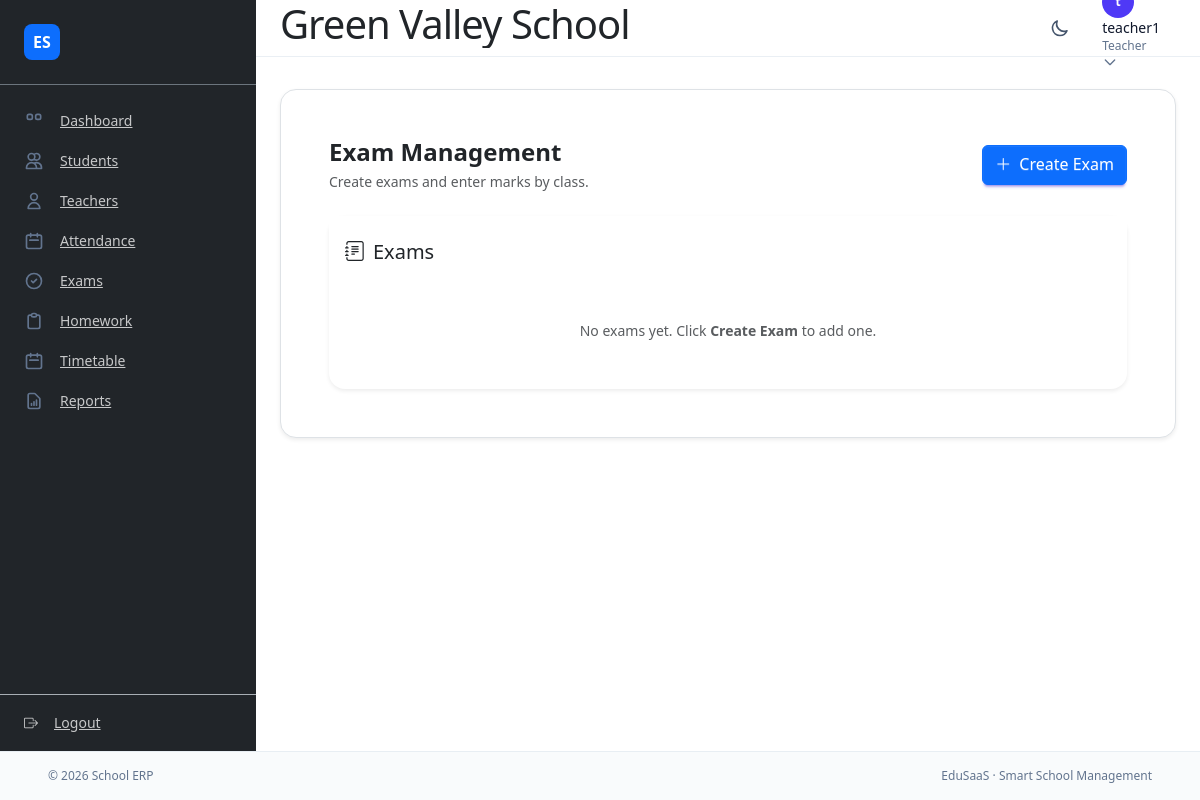
/teacher/exams/ (signed in), run on an earlier commit of the app's database.
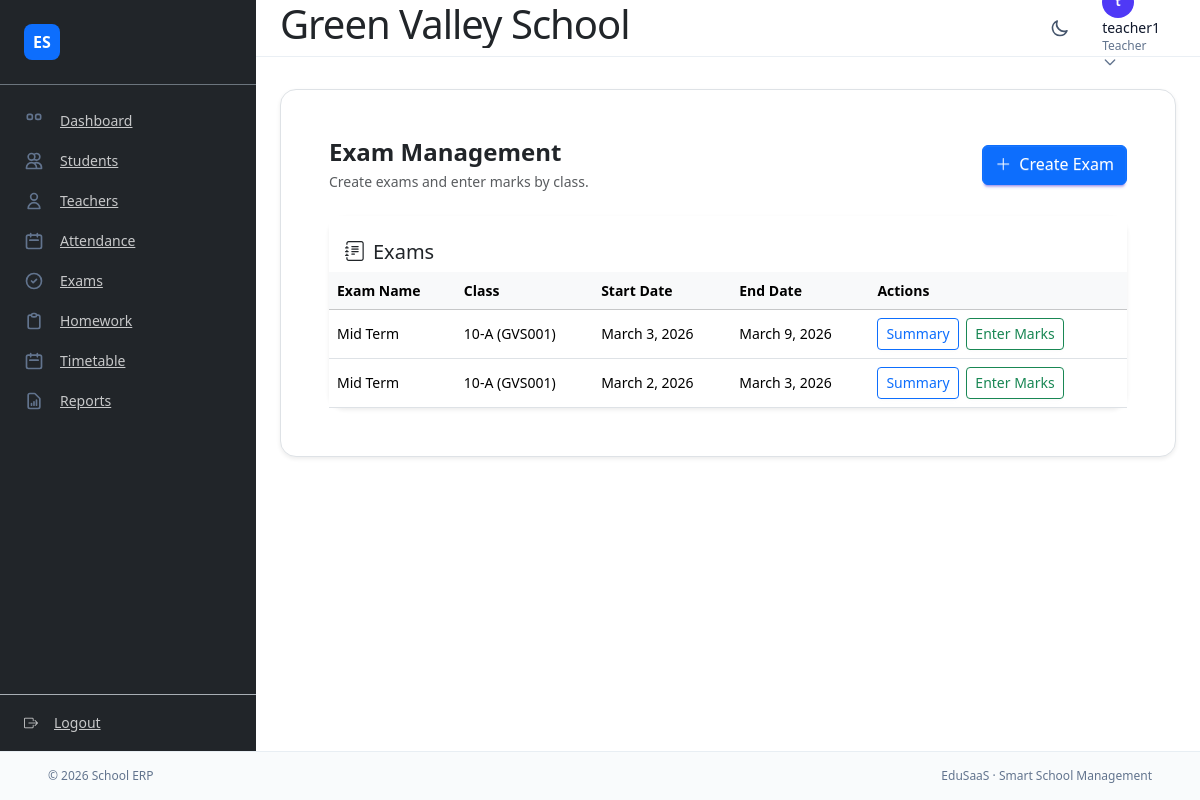
And on a later commit of the database.
### apps/accounts/models.py (models this page shows, shortened)
class User(AbstractUser):
    class Roles(models.TextChoices):
        SUPERADMIN = "SUPERADMIN", "Super admin"
        ADMIN = "ADMIN", "School admin"
        TEACHER = "TEACHER", "Teacher"
        STUDENT = "STUDENT", "Student"
    role = models.CharField(
        max_length=20,
        choices=Roles.choices,
        default=Roles.STUDENT,
    )
    school = models.ForeignKey(
        "core.School",
        on_delete=models.SET_NULL,
        null=True,
        blank=True,
        related_name="users",
        db_index=True,
    )
    phone_number = models.CharField(
        max_length=20,
        blank=True,
        help_text="Optional contact phone number.",
    )

### apps/core/models.py (models this page shows, shortened)
class Exam(models.Model):
    name = models.CharField(max_length=100)
    classroom = models.ForeignKey(
        ClassRoom,
        on_delete=models.CASCADE,
        related_name="exams",
    )
    school = models.ForeignKey(
        School,
        on_delete=models.CASCADE,
        related_name="exams",
    )
    start_date = models.DateField()
    end_date = models.DateField()

class ClassRoom(models.Model):
    name = models.CharField(max_length=50, db_index=True)  # e.g. "Grade 1", "Grade 10"
    section = models.CharField(max_length=10, blank=True)  # Legacy: backward compat
    description = models.TextField(blank=True)
    capacity = models.PositiveIntegerField(null=True, blank=True)
    academic_year = models.ForeignKey(
        "AcademicYear",
        on_delete=models.CASCADE,
        related_name="classrooms",
        null=True,
        blank=True,
    )
    school = models.ForeignKey(
        School,
        on_delete=models.CASCADE,
        related_name="classrooms",
    )
    class Meta:
        unique_together = ("name", "section", "school")
        constraints = [
            models.UniqueConstraint(
                fields=["name", "academic_year", "school"],
                condition=Q(academic_year__isnull=False),
                name="unique_classroom_name_per_academic_year",
            ),
        ]
        ordering = ["academic_year", "name"]
    def __str__(self) -> str:
        if self.section:
            return f"{self.name}-{self.section} ({self.school.code})"
        return f"{self.name} ({self.school.code})"

class School(models.Model):
    name = models.CharField(max_length=255)
    code = models.CharField(max_length=50, unique=True)
    address = models.TextField(blank=True)
    logo = models.ImageField(upload_to="school_logos/", null=True, blank=True)
    created_at = models.DateTimeField(auto_now_add=True)

### apps/core/views.py (the view)
# urls.py: path("teacher/exams/", views.teacher_exams, name="teacher_exams"),
@teacher_required
def teacher_exams(request):
    school = request.user.school
    if not school:
        messages.warning(request, "Invalid setup.")
        return redirect("core:teacher_dashboard")
    exam_objs = list(
        Exam.objects.filter(school=school)
        .select_related("classroom")
        .order_by("-start_date")
    )
    return render(request, "core/teacher/exams.html", {
        "exams": exam_objs,
    })

### templates/core/teacher/exams.html (shortened to what this page needs)
{% extends "base.html" %}
{% block content %}
<div class="container-fluid px-0">
  <div class="d-flex justify-content-between align-items-center flex-wrap gap-2 mb-4">
    <div>
      <h1 class="h4 fw-bold mb-1">Exam Management</h1>
      <p class="text-muted small mb-0">Create exams and enter marks by class.</p>
    </div>
    <a href="{% url 'core:teacher_exam_create' %}" class="btn btn-primary">
      <i class="bi bi-plus-lg me-1"></i> Create Exam
    </a>
  </div>
  <div class="card border-0 shadow-sm rounded-4">
    <div class="card-header bg-white border-0 pt-4">
      <h5 class="mb-0"><i class="bi bi-journal-text me-2"></i>Exams</h5>
    </div>
    <div class="card-body p-0">
      {% if exams %}
      <div class="table-responsive">
        <table class="table table-hover align-middle mb-0">
          <thead class="table-light">
            <tr>
              <th>Exam Name</th>
              <th>Class</th>
              <th>Start Date</th>
              <th>End Date</th>
              <th>Actions</th>
            </tr>
          </thead>
          <tbody>
            {% for e in exams %}
            <tr>
              <td>{{ e.name }}</td>
              <td>{{ e.classroom }}</td>
              <td>{{ e.start_date }}</td>
              <td>{{ e.end_date }}</td>
              <td>
                <a href="{% url 'core:teacher_exam_summary' e.id %}" class="btn btn-sm btn-outline-primary me-1">Summary</a>
                <a href="{% url 'core:teacher_exam_enter_marks' e.id %}" class="btn btn-sm btn-outline-success">Enter Marks</a>
              </td>
            </tr>
            {% endfor %}
          </tbody>
        </table>
      </div>
      {% else %}
      <p class="text-muted text-center py-5 mb-0">No exams yet. Click <strong>Create Exam</strong> to add one.</p>
      {% endif %}
    </div>
  </div>
</div>
{% endblock %}

### templates/base.html (shortened to what this page needs)
<!DOCTYPE html>
{% load static %}
<html lang="en" class="h-full">
  <head>
    {% load tailwind_tags %}
    {% tailwind_css %}
    <link href="https://cdn.jsdelivr.net/npm/bootstrap@5.3.3/dist/css/bootstrap.min.css" rel="stylesheet">
    <link href="https://cdn.jsdelivr.net/npm/bootstrap-icons@1.11.3/font/bootstrap-icons.min.css" rel="stylesheet">
  </head>
  <body class="h-full bg-slate-100 text-slate-900 dark:bg-slate-950 dark:text-slate-100">
    <div class="min-h-screen flex flex-col">
      {% if request.user.is_authenticated %}
        <div class="flex flex-1 min-h-0">
          <aside class="hidden md:flex md:flex-col w-64 flex-shrink-0 bg-dark">
            <div class="p-4 border-bottom border-secondary">
              <span class="rounded-3 bg-primary text-white fw-semibold d-inline-flex align-items-center justify-content-center" style="width:36px;height:36px">ES</span>
            </div>
            <nav class="flex-1 px-2 py-3 overflow-y-auto">
              <a href="{% if request.user.role == 'SUPERADMIN' %}{% url 'core:super_admin_dashboard' %}{% elif request.user.role == 'ADMIN' %}{% url 'core:admin_dashboard' %}{% elif request.user.role == 'TEACHER' %}{% url 'core:teacher_dashboard' %}{% else %}{% url 'core:student_dashboard' %}{% endif %}" class="flex items-center gap-3 rounded-lg px-3 py-2.5 text-sm font-medium text-slate-700 dark:text-slate-200 hover:bg-slate-100 dark:hover:bg-slate-800 transition">
                Dashboard
              </a>
              <a href="{% if request.user.role == 'ADMIN' %}{% url 'core:school_students_list' %}{% else %}{% url 'core:students_list' %}{% endif %}" class="flex items-center gap-3 rounded-lg px-3 py-2.5 text-sm font-medium text-slate-700 dark:text-slate-200 hover:bg-slate-100 dark:hover:bg-slate-800 transition">
                <svg class="h-5 w-5 text-slate-500" fill="none" stroke="currentColor" viewBox="0 0 24 24"><path stroke-linecap="round" stroke-linejoin="round" stroke-width="2" d="M12 4.354a4 4 0 110 5.292M15 21H3v-1a6 6 0 0112 0v1zm0 0h6v-1a6 6 0 00-9-5.197M13 7a4 4 0 11-8 0 4 4 0 018 0z"></path></svg>
                Students
              </a>
              <a href="{% if request.user.role == 'ADMIN' %}{% url 'core:school_teachers_list' %}{% else %}{% url 'core:teachers_list' %}{% endif %}" class="flex items-center gap-3 rounded-lg px-3 py-2.5 text-sm font-medium text-slate-700 dark:text-slate-200 hover:bg-slate-100 dark:hover:bg-slate-800 transition">
                <svg class="h-5 w-5 text-slate-500" fill="none" stroke="currentColor" viewBox="0 0 24 24"><path stroke-linecap="round" stroke-linejoin="round" stroke-width="2" d="M16 7a4 4 0 11-8 0 4 4 0 018 0zM12 14a7 7 0 00-7 7h14a7 7 0 00-7-7z"></path></svg>
                Teachers
              </a>
              <a href="{% if request.user.role == 'STUDENT' %}{% url 'core:student_attendance' %}{% elif request.user.role == 'TEACHER' %}{% url 'core:bulk_attendance' %}{% else %}{% url 'core:attendance_list' %}{% endif %}" class="flex items-center gap-3 rounded-lg px-3 py-2.5 text-sm font-medium text-slate-700 dark:text-slate-200 hover:bg-slate-100 dark:hover:bg-slate-800 transition">
                <svg class="h-5 w-5 text-slate-500" fill="none" stroke="currentColor" viewBox="0 0 24 24"><path stroke-linecap="round" stroke-linejoin="round" stroke-width="2" d="M8 7V3m8 4V3m-9 8h10M5 21h14a2 2 0 002-2V7a2 2 0 00-2-2H5a2 2 0 00-2 2v12a2 2 0 002 2z"></path></svg>
                Attendance
              </a>
              <a href="{% if request.user.role == 'STUDENT' %}{% url 'core:student_exams_list' %}{% elif request.user.role == 'TEACHER' %}{% url 'core:teacher_exams' %}{% else %}{% url 'core:marks_list' %}{% endif %}" class="flex items-center gap-3 rounded-lg px-3 py-2.5 text-sm font-medium text-slate-700 dark:text-slate-200 hover:bg-slate-100 dark:hover:bg-slate-800 transition">
                <svg class="h-5 w-5 text-slate-500" fill="none" stroke="currentColor" viewBox="0 0 24 24"><path stroke-linecap="round" stroke-linejoin="round" stroke-width="2" d="M9 12l2 2 4-4m6 2a9 9 0 11-18 0 9 9 0 0118 0z"></path></svg>
                {% if request.user.role == 'TEACHER' %}Exams{% else %}Marks{% endif %}
              </a>
              <a href="{% url 'core:homework_list' %}" class="flex items-center gap-3 rounded-lg px-3 py-2.5 text-sm font-medium text-slate-700 dark:text-slate-200 hover:bg-slate-100 dark:hover:bg-slate-800 transition">
                <svg class="h-5 w-5 text-slate-500" fill="none" stroke="currentColor" viewBox="0 0 24 24"><path stroke-linecap="round" stroke-linejoin="round" stroke-width="2" d="M9 5H7a2 2 0 00-2 2v12a2 2 0 002 2h10a2 2 0 002-2V7a2 2 0 00-2-2h-2M9 5a2 2 0 002 2h2a2 2 0 002-2M9 5a2 2 0 012-2h2a2 2 0 012 2"></path></svg>
                Homework
              </a>
              <a href="{% if request.user.role == 'ADMIN' %}{% url 'timetable:school_timetable_index' %}{% elif request.user.role == 'TEACHER' %}{% url 'timetable:teacher_timetable' %}{% elif request.user.role == 'STUDENT' %}{% url 'timetable:student_timetable' %}{% else %}{% url 'core:reports_list' %}{% endif %}" class="flex items-center gap-3 rounded-lg px-3 py-2.5 text-sm font-medium text-slate-700 dark:text-slate-200 hover:bg-slate-100 dark:hover:bg-slate-800 transition">
                <svg class="h-5 w-5 text-slate-500" fill="none" stroke="currentColor" viewBox="0 0 24 24"><path stroke-linecap="round" stroke-linejoin="round" stroke-width="2" d="M8 7V3m8 4V3m-9 8h10M5 21h14a2 2 0 002-2V7a2 2 0 00-2-2H5a2 2 0 00-2 2v12a2 2 0 002 2z"></path></svg>
                Timetable
              </a>
              <a href="{% if request.user.role == 'STUDENT' %}{% url 'core:student_reports' %}{% else %}{% url 'core:reports_list' %}{% endif %}" class="flex items-center gap-3 rounded-lg px-3 py-2.5 text-sm font-medium text-slate-700 dark:text-slate-200 hover:bg-slate-100 dark:hover:bg-slate-800 transition">
                <svg class="h-5 w-5 text-slate-500" fill="none" stroke="currentColor" viewBox="0 0 24 24"><path stroke-linecap="round" stroke-linejoin="round" stroke-width="2" d="M9 17v-2m3 2v-4m3 4v-6m2 10H7a2 2 0 01-2-2V5a2 2 0 012-2h5.586a1 1 0 01.707.293l5.414 5.414a1 1 0 01.293.707V19a2 2 0 01-2 2z"></path></svg>
                Reports
              </a>
            </nav>
            <div class="p-2 border-t border-slate-200/70 dark:border-slate-800/70">
              <a href="{% url 'accounts:logout' %}" class="flex items-center gap-3 rounded-lg px-3 py-2.5 text-sm font-medium text-rose-600 dark:text-rose-400 hover:bg-rose-50 dark:hover:bg-rose-950/40 transition">
                <i class="bi bi-box-arrow-right"></i>
                <span>Logout</span>
              </a>
            </div>
          </aside>
          <div class="flex flex-col flex-1 min-w-0">
            <header class="flex-shrink-0 border-b border-slate-200/70 dark:border-slate-700/70 bg-white dark:bg-slate-900/95 backdrop-blur">
              <div class="flex items-center justify-between h-14 px-4 lg:px-6">
                <h1 class="text-base font-semibold tracking-tight text-slate-900 dark:text-slate-50 truncate">
                </h1>
                <div class="flex items-center gap-2">
                  <button type="button" onclick="toggleTheme()" class="rounded-lg p-2 text-slate-600 dark:text-slate-400 hover:bg-slate-100 dark:hover:bg-slate-800 transition" title="Toggle theme">
                    <svg class="h-5 w-5" fill="none" stroke="currentColor" viewBox="0 0 24 24"><path stroke-linecap="round" stroke-linejoin="round" stroke-width="2" d="M20.354 15.354A9 9 0 018.646 3.646 9.003 9.003 0 0012 21a9.003 9.003 0 008.354-5.646z"></path></svg>
                  </button>
                  <details class="relative group">
                    <summary class="flex items-center gap-2 rounded-lg px-3 py-2 cursor-pointer hover:bg-slate-100 dark:hover:bg-slate-800 transition list-none [&::-webkit-details-marker]:hidden">
                      <div class="inline-flex h-8 w-8 items-center justify-center rounded-full bg-indigo-600 text-xs font-semibold text-white">
                      </div>
                      <div class="hidden sm:block text-left">
                        <span class="block text-sm font-medium text-slate-900 dark:text-slate-50 truncate max-w-[120px]">{{ request.user.get_full_name|default:request.user.username }}</span>
                        <span class="block text-xs text-slate-500 dark:text-slate-400">{{ request.user.get_role_display|default:"User" }}</span>
                      </div>
                      <svg class="h-4 w-4 text-slate-500" fill="none" stroke="currentColor" viewBox="0 0 24 24"><path stroke-linecap="round" stroke-linejoin="round" stroke-width="2" d="M19 9l-7 7-7-7"></path></svg>
                    </summary>
                  </details>
                </div>
              </div>
            </header>
      {% endif %}
            <main class="flex-1 overflow-auto">
              <div class="mx-auto max-w-6xl px-4 py-6 lg:py-8">
                <section class="rounded-2xl bg-white dark:bg-slate-900 shadow-sm shadow-slate-900/5 border border-slate-200 dark:border-slate-800 p-5 lg:p-6">
                  {% block content %}{% endblock %}
                </section>
              </div>
            </main>
        </div>
      {% if request.user.is_authenticated %}
        </div>
      {% endif %}
      <footer class="flex-shrink-0 border-t border-slate-200/70 dark:border-slate-800/70 bg-slate-50/80 dark:bg-slate-900/80">
        <div class="mx-auto max-w-6xl px-4 py-3 text-xs text-slate-500 dark:text-slate-400 flex justify-between gap-3">
          <span>© {% now "Y" %} School ERP</span>
          <span class="hidden sm:inline">EduSaaS · Smart School Management</span>
        </div>
      </footer>
    </div>
  </body>
</html>

### templates/base.html (style rules this page uses)
aside.bg-dark a { color: rgba(255,255,255,.75); }

What changed in the data, as far as the page shows it:
added Exam: name "Mid Term", classroom "10-A (GVS001)", start_date "March 3, 2026", end_date "March 9, 2026"
added Exam: name "Mid Term", classroom "10-A (GVS001)", start_date "March 2, 2026", end_date "March 3, 2026"
Also different on the page:
text no longer shown: "No exams yet. Click Create Exam to add one."
text now shown: "Exam Name Class Start Date End Date Actions"
